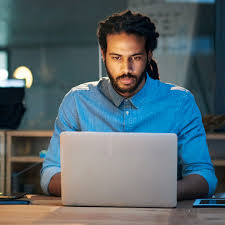
#> input picture art.jpeg, 225 x 225 px, found by its file name
$ python main.py ../art.jpeg
#> lines starting #> are read from the running program, lines starting #| are printed output that depends on the picture
from PIL import Image
import sys

path = sys.argv[0]
img=Image.open('art.jpeg')
#> img is the input picture: PIL image 225x225 RGB; mean R, G, B 86, 101.7, 107.8
width, height = img.size
#> width = 225; height = 225
aspectRatio=height/width
#> aspectRatio = 1
newWidth = 150
newHeight=aspectRatio*newWidth
#> newHeight = 150
img=img.resize((newWidth, int(newHeight)))
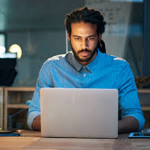
#> img: PIL image 150x150 RGB; mean R, G, B 86, 101.7, 107.8

img=img.convert('L')
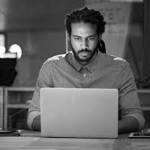
#> img: PIL image 150x150 L; min 0, max 254, mean 97.7
pixel=img.getdata()

char = ["@","#","S","%","?","*","+",";",":",",","."]

newPixel=[char[p//25] for p in pixel]
#> newPixel = 22500 items
newPixel=''.join(newPixel)

newPixelCount = len(newPixel)
#> newPixelCount = 22500
finalImage=[newPixel[index:index+newWidth] for index in range(0, newPixelCount, newWidth)]
#> finalImage = 150 items
finalImage='\n'.join(finalImage)

with open("res.txt", "w") as f:
    f.write(finalImage)
